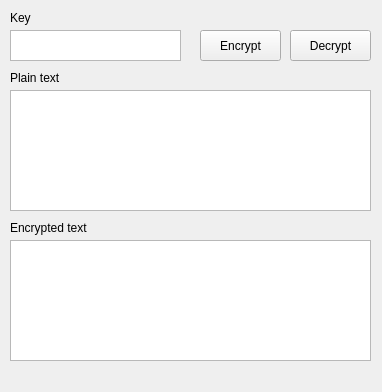
<?xml version="1.0" encoding="UTF-8"?>
<ui version="4.0">
 <class>MainWindow</class>
 <widget class="QMainWindow" name="MainWindow">
  <property name="geometry">
   <rect>
    <x>0</x>
    <y>0</y>
    <width>382</width>
    <height>392</height>
   </rect>
  </property>
  <property name="windowTitle">
   <string>MainWindow</string>
  </property>
  <widget class="QWidget" name="centralwidget">
   <widget class="QPushButton" name="pushButton_encrypt">
    <property name="geometry">
     <rect>
      <x>200</x>
      <y>30</y>
      <width>81</width>
      <height>31</height>
     </rect>
    </property>
    <property name="text">
     <string>Encrypt</string>
    </property>
   </widget>
   <widget class="QLabel" name="label">
    <property name="geometry">
     <rect>
      <x>10</x>
      <y>10</y>
      <width>60</width>
      <height>16</height>
     </rect>
    </property>
    <property name="text">
     <string>Key</string>
    </property>
   </widget>
   <widget class="QTextEdit" name="textEdit_key">
    <property name="geometry">
     <rect>
      <x>10</x>
      <y>30</y>
      <width>171</width>
      <height>31</height>
     </rect>
    </property>
   </widget>
   <widget class="QTextEdit" name="textEdit_plain_text">
    <property name="geometry">
     <rect>
      <x>10</x>
      <y>90</y>
      <width>361</width>
      <height>121</height>
     </rect>
    </property>
   </widget>
   <widget class="QLabel" name="label_2">
    <property name="geometry">
     <rect>
      <x>10</x>
      <y>70</y>
      <width>71</width>
      <height>16</height>
     </rect>
    </property>
    <property name="text">
     <string>Plain text</string>
    </property>
   </widget>
   <widget class="QLabel" name="label_3">
    <property name="geometry">
     <rect>
      <x>10</x>
      <y>220</y>
      <width>91</width>
      <height>16</height>
     </rect>
    </property>
    <property name="text">
     <string>Encrypted text</string>
    </property>
   </widget>
   <widget class="QTextEdit" name="textEdit_encrypted_text">
    <property name="geometry">
     <rect>
      <x>10</x>
      <y>240</y>
      <width>361</width>
      <height>121</height>
     </rect>
    </property>
   </widget>
   <widget class="QPushButton" name="pushButton_decrypt">
    <property name="geometry">
     <rect>
      <x>290</x>
      <y>30</y>
      <width>81</width>
      <height>31</height>
     </rect>
    </property>
    <property name="text">
     <string>Decrypt</string>
    </property>
   </widget>
  </widget>
  <widget class="QMenuBar" name="menubar">
   <property name="geometry">
    <rect>
     <x>0</x>
     <y>0</y>
     <width>382</width>
     <height>21</height>
    </rect>
   </property>
  </widget>
 </widget>
 <resources/>
 <connections/>
</ui>
